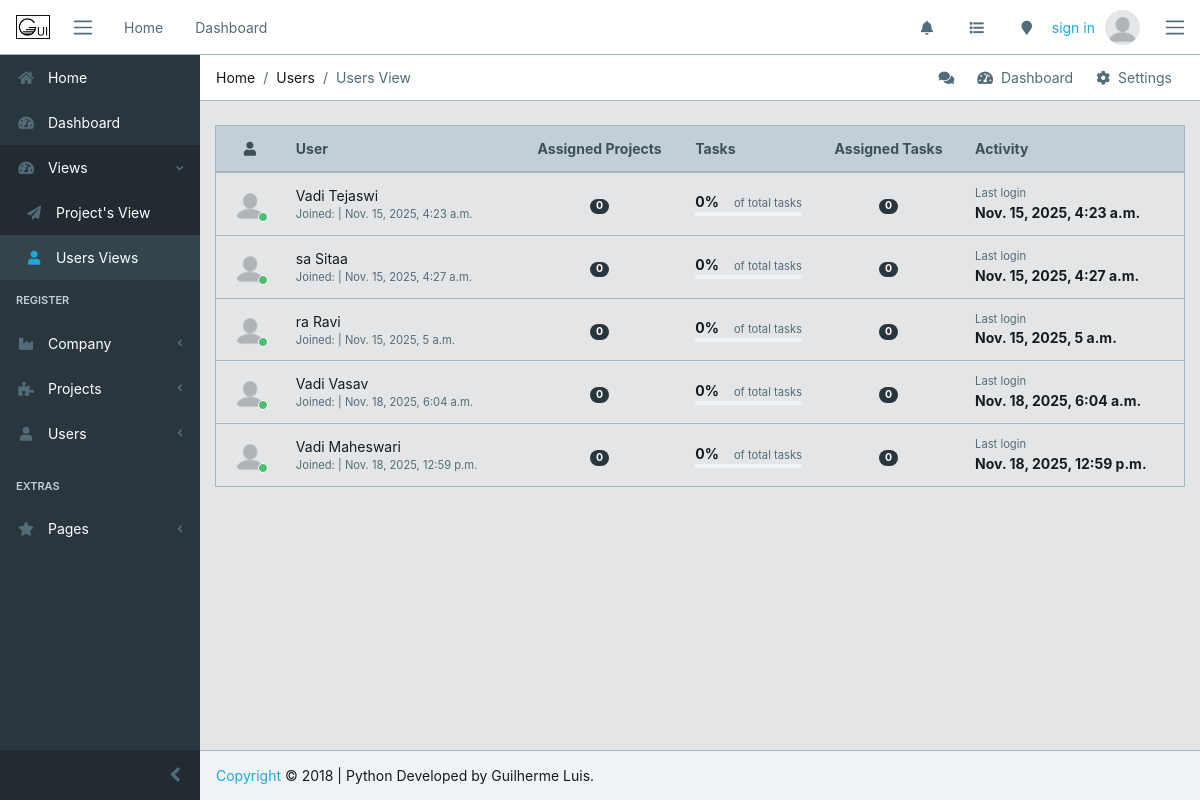
The app's page /register/users/ with its own data.
### register/models.py (models this page shows, shortened)
class UserProfile(models.Model):
    user    = models.ForeignKey(User, on_delete=models.CASCADE)
    company = models.ForeignKey(Company, on_delete=models.CASCADE)
    project = models.ManyToManyField(Project, blank=True)
    friends = models.ManyToManyField('self', blank=True)
    img    = models.ImageField(upload_to='core/avatar', blank=True, default='core/avatar/blank_profile.png')

### register/views.py (the view)
# urls.py: path('users/', views.usersView, name='users'),
def usersView(request):
    users = UserProfile.objects.all()
    tasks = Task.objects.all()
    context = {
        'users': users,
        'tasks': tasks,
    }
    return render(request, 'register/users.html', context)

### register/templates/register/users.html (shortened to what this page needs)
{% extends 'core/base.html' %}
{% load static %}
{% block breadcrumb %}
        <li class="breadcrumb-item">Home</li>
        <li class="breadcrumb-item">Users</li>
        <li class="breadcrumb-item active">Users View</li>
{% endblock breadcrumb%}
{% block content %}
<div class="container-fluid">
    <div class="animated fade-in">
        <div class="row">
            <table class="table table-responsive-sm table-hover table-outline mb-5 ">
                <thead class="thead-light">
                <tr>
                    <th class="text-center"><i class="fa fa-user"></i></th>
                    <th>User</th>
                    <th class="text-center">Assigned Projects</th>
                    <th>Tasks</th>
                    <th class="text-center">Assigned Tasks</th>
                    <th>Activity</th>
                </tr>
            </thead>
                    <tbody>
                        {% for user1 in users %}
                        <tr>
                            <td class="text-center">
                                <div class="avatar">
                                <img src="{{ user1.img.url }}" class="img-avatar" alt="{{ user1.email }}">
                                <span class="avatar-status badge-success"></span>
                                </div>
                            </td>
                            <td>
                                {% if user1.user.get_full_name %}
                                <div>{{ user1.user.get_full_name }}{% if user1.user.is_staff %} <span class="badge badge-pill badge-dark"> staff</span> {% endif %}</div>
                                {% else %}
                                <div>{{ user1.user.username }}{% if user1.user.is_staff %} <span class="badge badge-pill badge-dark"> staff</span> {% endif %}</div>
                                {% endif %}
                                <div class="small text-muted">
                                <span>Joined:</span> | {{ user1.user.date_joined }}
                                </div>
                            </td>
                            <td class="text-center">
                                <span class="badge badge-pill badge-dark">{{ user1.user.project_set.all.count }}</span>
                            </td>
                            <td>
                                <div class="clearfix">
                                <div class="float-left">
                                <strong>{% widthratio user1.user.task_set.values.count  tasks.count 100 %}%</strong>
                                </div>
                                <div class="float-right">
                                <small class="text-muted">of total tasks</small>
                                </div>
                                </div>
                                <div class="progress progress-xs">
                                </div>
                            </td>
                            <td class="text-center">
                                <span class="badge badge-pill badge-dark">{{ user1.user.task_set.values.count }}</span>
                            </td>
                            <td>
                                <div class="small text-muted">Last login</div>
                                <strong>{{ user1.user.last_login }}</strong>
                            </td>
                        </tr>
                        {% endfor %}
                    </tbody>
                </table>
            </div>
        </div>
    </div>
</div>
{% endblock %}

### core/templates/core/base.html (shortened to what this page needs)
{% load static %}
<!DOCTYPE html>
<html lang="en">
<head>
  <link rel="stylesheet" href="https://use.fontawesome.com/releases/v5.0.9/css/all.css">
  <link href="{% static 'core/css/simple-line-icons.min.css' %}" rel="stylesheet">
  <link href="{% static 'core/css/estilo.css' %}" rel="stylesheet">
  <link href="{% static 'core/css/style.css' %}" rel="stylesheet">
</head>
{% block body %}
<body class="app header-fixed sidebar-fixed aside-menu-fixed aside-menu-hidden">
  <header class="app-header navbar">
    <img src="{% static 'core/img/logos/gui-horizontal.png' %}" alt="" class="brand-gui ml-2 d-none d-sm-block p-2">
    <button class="navbar-toggler sidebar-toggler d-md-down-none" type="button">
      <span class="navbar-toggler-icon"></span>
    </button>
    <ul class="nav navbar-nav d-md-down-none">
      <li class="nav-item px-3">
        <a class="nav-link" href="{% url 'core:index' %}">Home</a>
      </li>
      <li class="nav-item px-3">
        <a class="nav-link" href="{% url 'core:dashboard' %}">Dashboard</a>
      </li>
    </ul>
    <ul class="nav navbar-nav ml-auto">
      <li class="nav-item d-md-down-none">
        <a class="nav-link" href="#"><i class="fa fa-bell"></i></a>
      </li>
      <li class="nav-item d-md-down-none">
        <a class="nav-link" href="#"><i class="fa fa-list"></i></a>
      </li>
      <li class="nav-item d-md-down-none">
        <a class="nav-link" href="#"><i class="fa fa-map-marker"></i></a>
      </li>
      {% if user.is_authenticated %}
      <li class="text-muted">Hello, {{ user.first_name }}</li>
      {% else %}
      <li class="text-muted">
        <a href="{% url 'core:login' %}">sign in</a>
      </li>
      {% endif %}
      <li class="nav-item dropdown">
        <a class="nav-link" data-toggle="dropdown" href="#" role="button" aria-haspopup="true" aria-expanded="false">
          {% if user.is_authenticated %}
          <img src="{{ logged_user.img.url }}" class="img-avatar" alt="{{ user }}">
          {% else %}
          <img src="{% static 'core/img/avatar/blank_profile.png' %}" class="img-avatar" alt="{{ user }}">
          {% endif %}
        </a>
      </li>
    </ul>
    <button class="navbar-toggler aside-menu-toggler" type="button">
      <span class="navbar-toggler-icon"></span>
    </button>
  </header>
  <div class="app-body">
    <div class="sidebar">
      <nav class="sidebar-nav">
        <ul class="nav">
          <li class="nav-item">
            <a class="nav-link" href="{% url 'core:index' %}"><i class="fa fa-home"></i> Home</a>
          </li>
          <li class="nav-item">
            <a class="nav-link" href="{% url 'core:dashboard' %}"><i class="fa fa-tachometer-alt"></i> Dashboard</a>
          </li>
          <li class="nav-item nav-dropdown">
            <a class="nav-link nav-dropdown-toggle" href="#"><i class="fa fa-tachometer-alt"></i> Views</a>
            <ul class="nav-dropdown-items">
              <li class="nav-item">
                <a class="nav-link" href="{% url 'projects:projects'%}"><i class="fa fa-paper-plane ml-2"></i> Project's View</a>
              </li>
              <li class="nav-item">
                <a class="nav-link" href="{% url 'register:users'%}"><i class="fa fa-user ml-2"></i> Users Views</a>
              </li>
            </ul>
          </li>
          <li class="nav-title">
            Register
          </li>
          <li class="nav-item nav-dropdown">
            <a class="nav-link nav-dropdown-toggle" href="#"><i class="fa fa-industry"></i> Company</a>
          </li>
          <li class="nav-item nav-dropdown">
            <a class="nav-link nav-dropdown-toggle" href="#"><i class="fa fa-puzzle-piece"></i> Projects</a>
          </li>
          <li class="nav-item nav-dropdown">
            <a class="nav-link nav-dropdown-toggle" href="#"><i class="fa fa-user"></i> Users</a>
          </li>
          <li class="divider"></li>
          <li class="nav-title">
            Extras
          </li>
          <li class="nav-item nav-dropdown">
            <a class="nav-link nav-dropdown-toggle" href="#"><i class="fa fa-star"></i> Pages</a>
          </li>
        </ul>
      </nav>
      <button class="sidebar-minimizer brand-minimizer" type="button"></button>
    </div>
    <main class="main">
      <ol class="breadcrumb">
        {% block breadcrumb %}{% endblock breadcrumb%}
        <li class="breadcrumb-menu d-md-down-none">
          <div class="btn-group" role="group" aria-label="Button group">
            <a class="btn" href="#"><i class="fa fa-comments"></i></a>
            <a class="btn" href="./"><i class="fa fa-tachometer-alt"></i> &nbsp;Dashboard</a>
            <a class="btn" href="#"><i class="fa fa-cog"></i> &nbsp;Settings</a>
          </div>
        </li>
      </ol>
{% block content %}
{% endblock %}
  <footer class="app-footer">
    <span><a href="http://coreui.io">Copyright</a> © 2018 | Python Developed by Guilherme Luis.</span>
  </footer>
</body>
{% endblock body %}
</html>

### core/static/core/css/estilo.css (style rules this page uses)
.brand-gui { width: 50px; position: relative; }

### records on screen
UserProfile: img (placeholder picture), user.get_full_name "Vadi Tejaswi", user.date_joined "Nov. 15, 2025, 4:23 a.m.", user.project_set.all.count "0", user "0", user.task_set.values.count "0", user.last_login "Nov. 15, 2025, 4:23 a.m."
UserProfile: img (placeholder picture), user.get_full_name "sa Sitaa", user.date_joined "Nov. 15, 2025, 4:27 a.m.", user.project_set.all.count "0", user "0", user.task_set.values.count "0", user.last_login "Nov. 15, 2025, 4:27 a.m."
UserProfile: img (placeholder picture), user.get_full_name "ra Ravi", user.date_joined "Nov. 15, 2025, 5 a.m.", user.project_set.all.count "0", user "0", user.task_set.values.count "0", user.last_login "Nov. 15, 2025, 5 a.m."
UserProfile: img (placeholder picture), user.get_full_name "Vadi Vasav", user.date_joined "Nov. 18, 2025, 6:04 a.m.", user.project_set.all.count "0", user "0", user.task_set.values.count "0", user.last_login "Nov. 18, 2025, 6:04 a.m."
UserProfile: img (placeholder picture), user.get_full_name "Vadi Maheswari", user.date_joined "Nov. 18, 2025, 12:59 p.m.", user.project_set.all.count "0", user "0", user.task_set.values.count "0", user.last_login "Nov. 18, 2025, 12:59 p.m."
